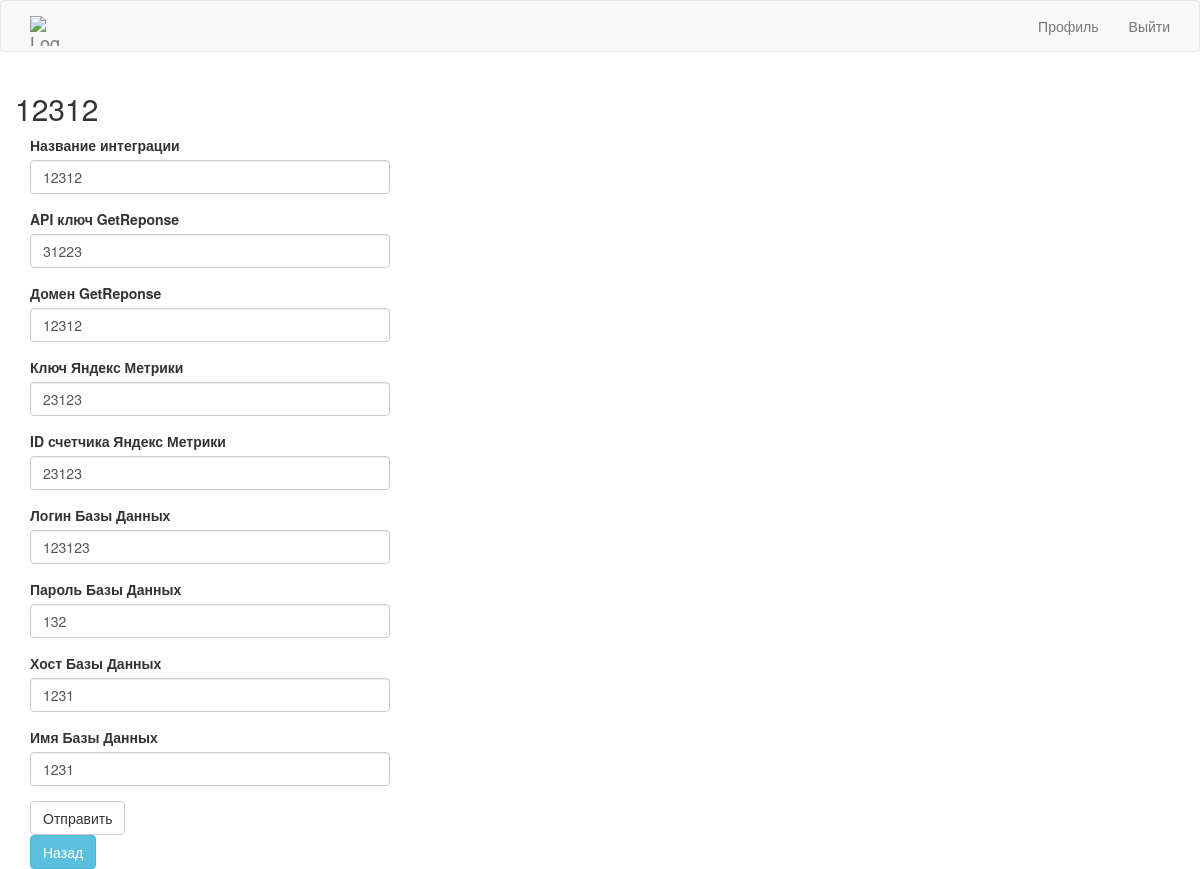
The app's page /edit_integration/3 (signed in), older data.
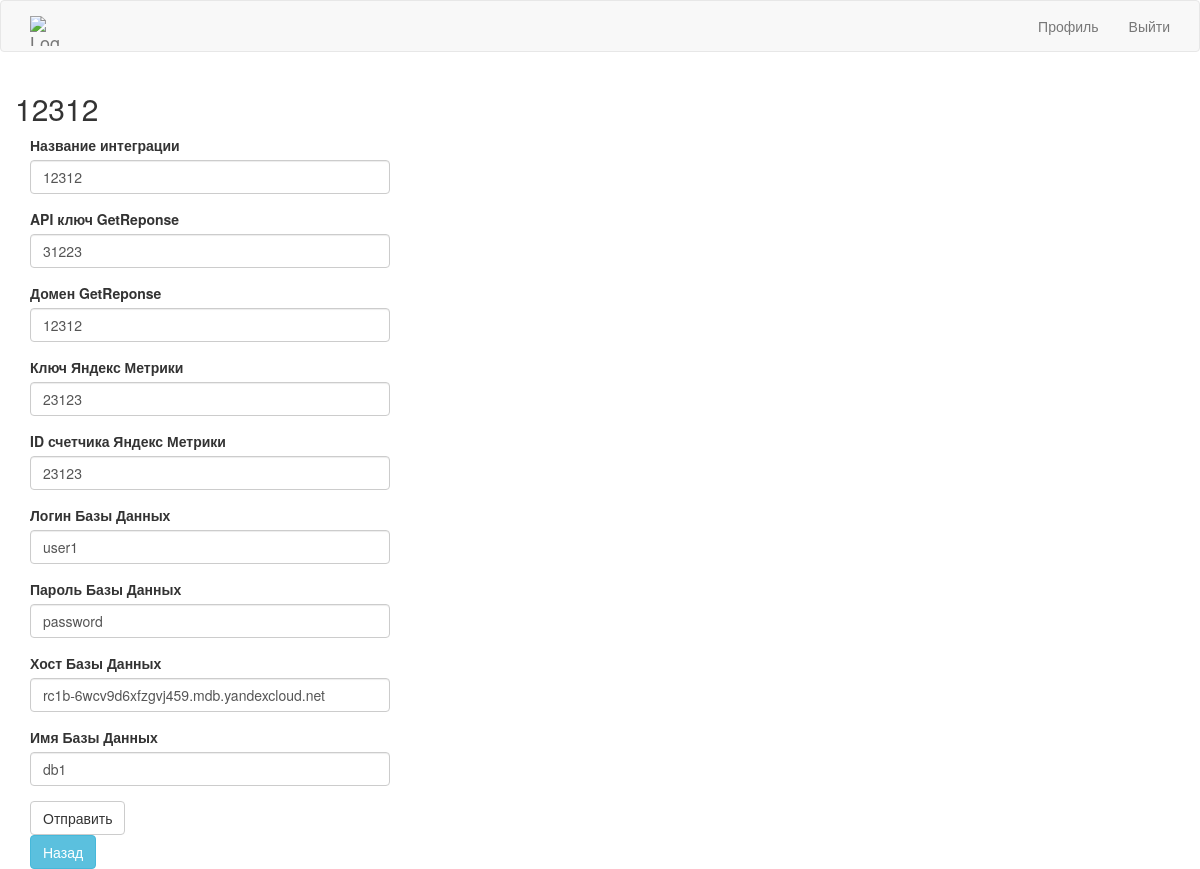
The same page, newer data.
### app/models.py (models this page shows, shortened)
class Integration(UserMixin,db.Model):
    id = db.Column(db.Integer, primary_key=True)
    user_id = db.Column(db.Integer, db.ForeignKey('user.id'))
    integration_name = db.Column(db.String(100))
    api_key = db.Column(db.String(100))
    user_domain = db.Column(db.String(100))
    metrika_key = db.Column(db.String(100))
    metrika_counter_id = db.Column(db.Integer)
    clickhouse_login = db.Column(db.String(20))
    clickhouse_password = db.Column(db.String(20))
    clickhouse_host = db.Column(db.String(200))
    clickhouse_db = db.Column(db.String(200))

### app/main/routes.py (the view)
@bp.route('/edit_integration/<integration_id>', methods = ['GET','POST'])
@login_required
def edit_integration(integration_id):
    form = EditIntegration()
    integration = Integration.query.filter_by(id=integration_id).first_or_404()
    if integration.user!=current_user:
        abort(404)
    title = integration.integration_name
    if form.validate_on_submit():
        integration.integration_name = form.integration_name.data
        integration.api_key = form.api_key.data
        integration.user_domain = form.user_domain.data
        integration.metrika_key = form.metrika_key.data
        integration.metrika_counter_id = form.metrika_counter_id.data
        integration.clickhouse_login = form.clickhouse_login.data
        integration.clickhouse_password = form.clickhouse_password.data
        integration.clickhouse_host = form.clickhouse_host.data
        integration.clickhouse_db = form.clickhouse_db.data
        db.session.commit()
        flash('Изменения сохранены')
    elif request.method == 'GET':
        form.integration_name.data = integration.integration_name
        form.api_key.data = integration.api_key
        form.user_domain.data = integration.user_domain
        form.metrika_key.data = integration.metrika_key
        form.metrika_counter_id.data = integration.metrika_counter_id
        form.clickhouse_login.data = integration.clickhouse_login
        form.clickhouse_password.data = integration.clickhouse_password
        form.clickhouse_host.data = integration.clickhouse_host
        form.clickhouse_db.data = integration.clickhouse_db
    return render_template("create_integration.html", form=form, title=title)

### app/main/forms.py
class EditIntegration(FlaskForm):
    integration_name = StringField("Название интеграции", validators=[DataRequired()])
    api_key = StringField('API ключ GetReponse')
    user_domain = StringField('Домен GetReponse')
    metrika_key = StringField('Ключ Яндекс Метрики')
    metrika_counter_id = IntegerField('ID счетчика Яндекс Метрики')
    clickhouse_login = StringField('Логин Базы Данных', validators=[DataRequired()])
    clickhouse_password = StringField('Пароль Базы Данных', validators=[DataRequired()])
    clickhouse_host = StringField('Хост Базы Данных', validators=[DataRequired()])
    clickhouse_db = StringField('Имя Базы Данных', validators=[DataRequired()])
    submit = SubmitField("Отправить")

### app/models.py (called while the page is built)
@login.user_loader
def load_user(id):
    return User.query.get(int(id))

### app/templates/create_integration.html
{% extends "base.html" %}
{% import 'bootstrap/wtf.html' as wtf %}
{% block app_content %}
  <div class="row">
    {% if title %} <h2>{{title}}</h2> {% endif %}
      <div class="col-md-4">
          {{ wtf.quick_form(form) }}
          <a class="btn btn-info" href="{{url_for('main.user_integrations')}}">Назад</a>
      </div>
  </div>
{% endblock %}

### app/templates/base.html (shortened to what this page needs)
{% extends 'bootstrap/base.html' %}
{% block navbar %}
  <nav class="navbar navbar-default">
      <div class="container">
      <ul class="nav navbar-nav navbar-left">
        <li>
          <a class="navbar-brand" href="{{ url_for('main.index') }}">
          <img src="https://ffb2efd5105ff0aedbc9-9cdacdeebf0faa19b665bf427f0c8092.ssl.cf1.rackcdn.com/img/getresponse.png" width="30" height="30" alt="Logo">
          </a>
        </li>
      </ul>
      <ul class="nav navbar-nav navbar-right">
        {% if current_user.is_authenticated %}
        <li>
        <a href="{{ url_for('main.profile') }}" class="navbar-item">
            Профиль
        </a>
        </li>
        {% endif %}
        {% if current_user.is_authenticated %}
        <li>
        <a href="{{ url_for('auth.logout') }}" class="navbar-item">
            Выйти
        </a>
        </li>
        {% endif %}
      </ul>
    </div>
</nav>
        {% endblock %}
        {% block content %}
            <div class="container">
                {% block app_content %}{% endblock %}
            </div>
        {% endblock %}
{% block scripts %}
<link id="load-css-0" rel="stylesheet" type="text/css" href="https://www.gstatic.com/charts/48.1/css/core/tooltip.css">
<link id="load-css-1" rel="stylesheet" type="text/css" href="https://www.gstatic.com/charts/48.1/css/util/util.css">
{% endblock %}

Row changes from the older to the newer data that the page shows:
changed Integration: clickhouse_login "123123" → "user1"; clickhouse_password "132" → "password"; clickhouse_host "1231" → "rc1b-6wcv9d6xfzgvj459.mdb.yandexcloud.net"; clickhouse_db "1231" → "db1"
